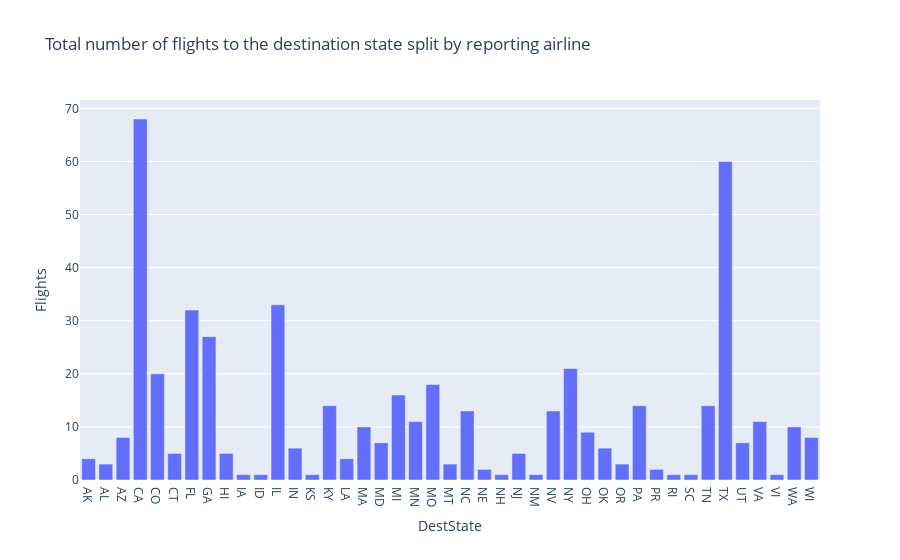

Write notebook code for a chart like this one.
### Code cell
# Use plotly express bar chart function px.bar. Provide input data, x and y axis variable, and title of the chart.
# This will give total number of flights to the destination state.
fig = px.bar(bar_data, x="DestState", y="Flights", title='Total number of flights to the destination state split by reporting airline') 
fig.show()

### Figure 1 — Plotly figure (JSON) as saved in the notebook; plotly's stock layout.template omitted (floating-point values rounded to 4 significant figures)
{"data": [{"alignmentgroup": "True", "hovertemplate": "DestState=%{x}<br>Flights=%{y}<extra></extra>", "legendgroup": "", "marker": {"color": "#636efa", "pattern": {"shape": ""}}, "name": "", "offsetgroup": "", "orientation": "v", "showlegend": false, "textposition": "auto", "type": "bar", "x": ["AK", "AL", "AZ", "CA", "CO", "CT", "FL", "GA", "HI", "IA", "ID", "IL", "IN", "KS", "KY", "LA", "MA", "MD", "MI", "MN", "MO", "MT", "NC", "NE", "NH", "NJ", "NM", "NV", "NY", "OH", "OK", "OR", "PA", "PR", "RI", "SC", "TN", "TX", "UT", "VA", "VI", "WA", "WI"], "xaxis": "x", "y": [4, 3, 8, 68, 20, 5, 32, 27, 5, 1, 1, 33, 6, 1, 14, 4, 10, 7, 16, 11, 18, 3, 13, 2, 1, 5, 1, 13, 21, 9, 6, 3, 14, 2, 1, 1, 14, 60, 7, 11, 1, 10, 8], "yaxis": "y"}], "layout": {"autosize": true, "barmode": "relative", "legend": {"tracegroupgap": 0}, "title": {"text": "Total number of flights to the destination state split by reporting airline"}, "xaxis": {"anchor": "y", "autorange": true, "domain": [0, 1], "range": [-0.5, 42.5], "title": {"text": "DestState"}, "type": "category"}, "yaxis": {"anchor": "x", "autorange": true, "domain": [0, 1], "range": [0, 71.58], "title": {"text": "Flights"}, "type": "linear"}}}
